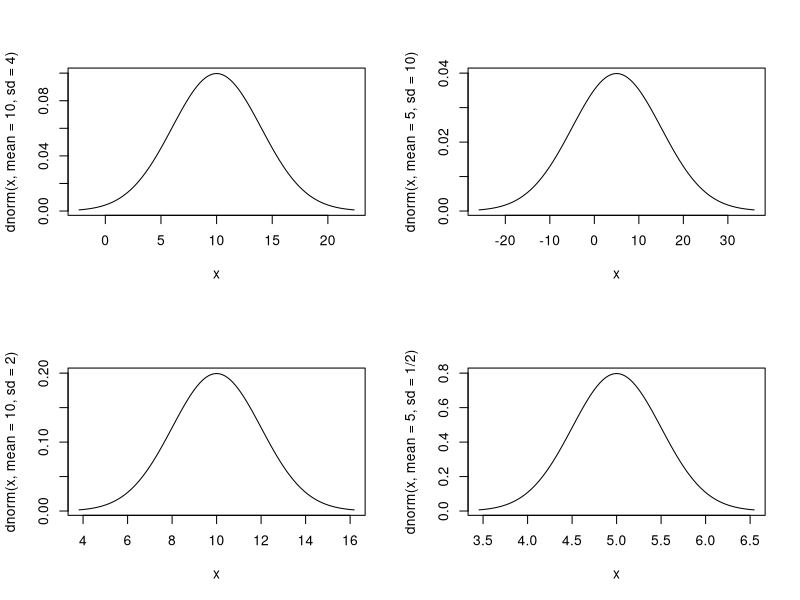
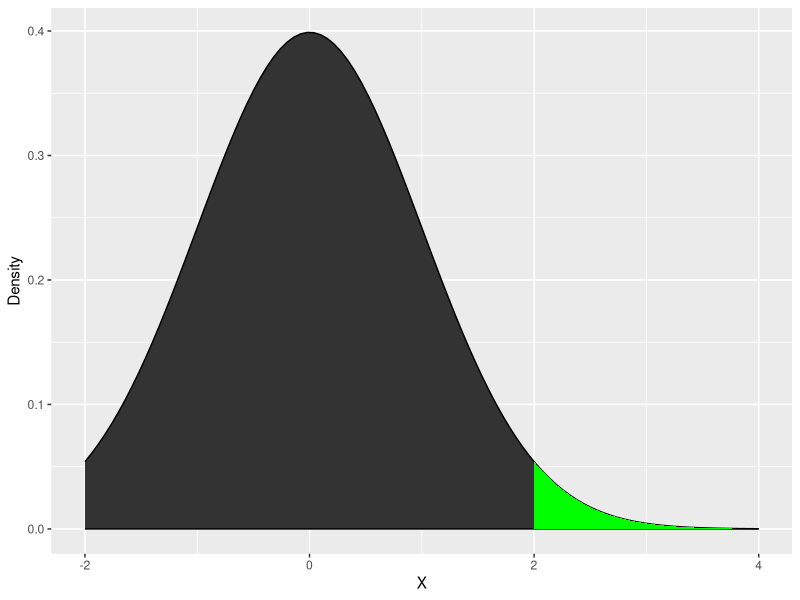
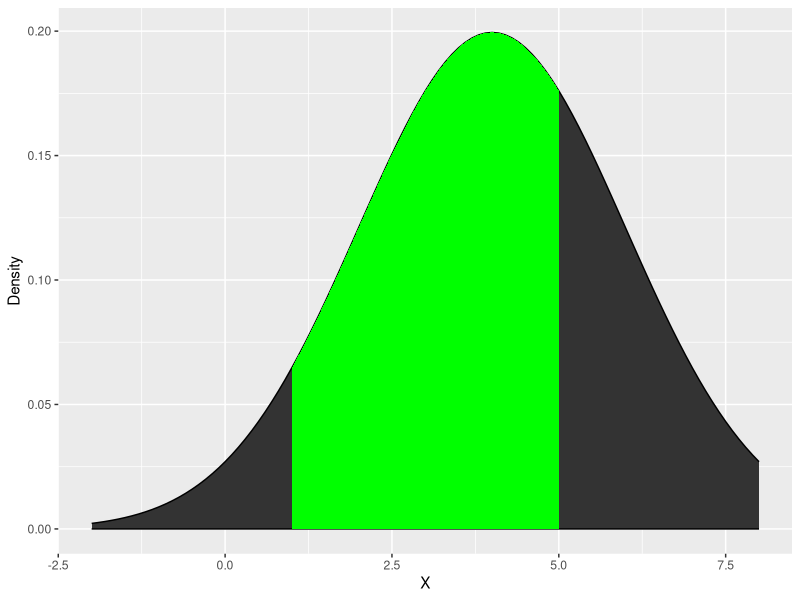
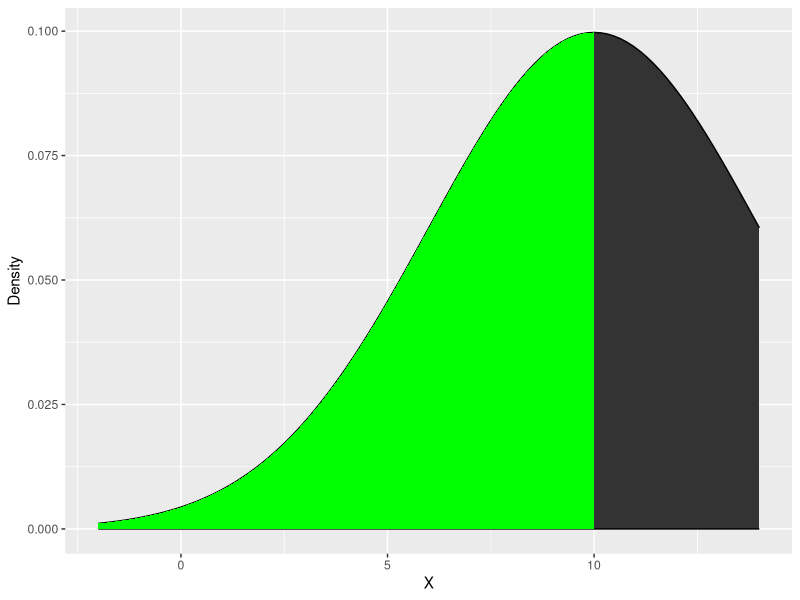
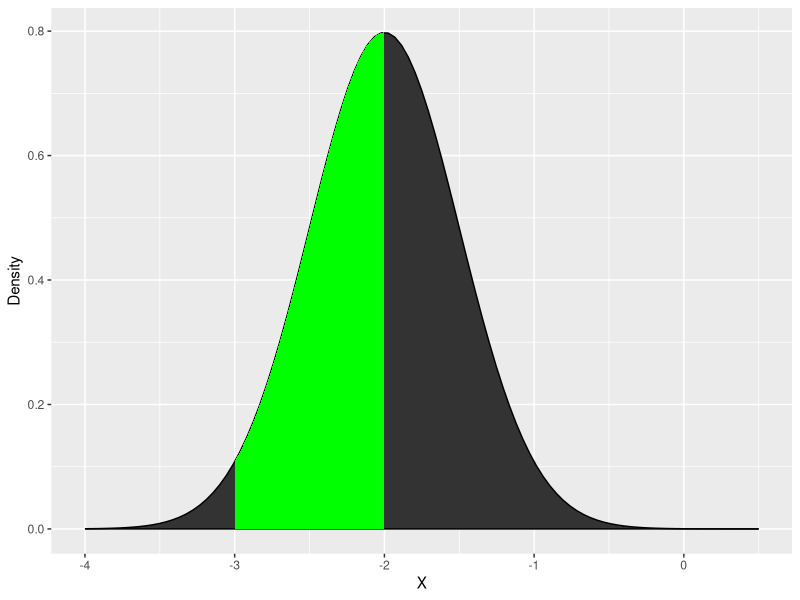
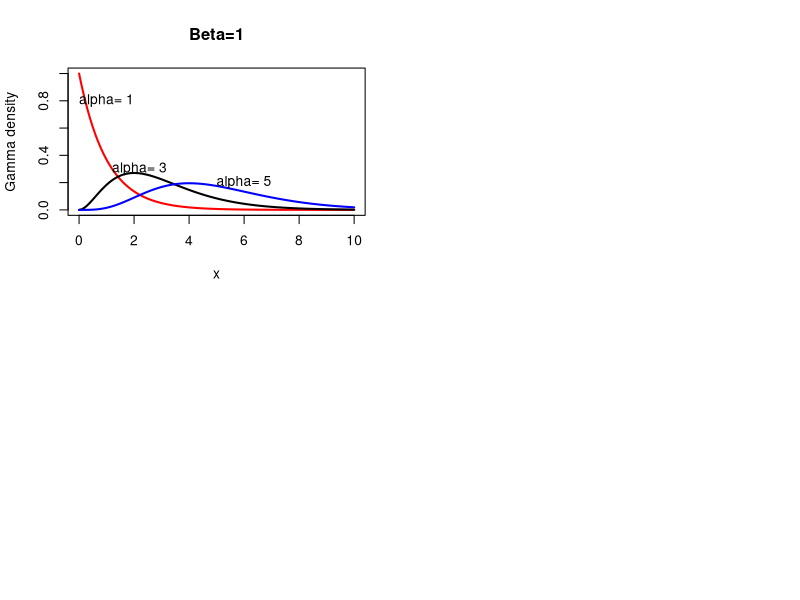

Source code (R) for these figures, in order:
## ---- chunk 1
knitr::opts_chunk$set(echo = TRUE)
## ---- chunk 2
getwd()
## ---- chunk 3
layout(matrix(1:4, nr=2,nc=2))

curve(dnorm(x, mean=10,sd=4),
      xlim=c(qnorm(.001, mean = 10, sd = 4),
             qnorm(.999, mean = 10, sd = 4)))

curve(dnorm(x, mean=10,sd=2),
      xlim=c(qnorm(.001, mean = 10, sd = 2),
             qnorm(.999, mean = 10, sd = 2)))

curve(dnorm(x, mean=5,sd=10),
      xlim=c(qnorm(.001, mean = 5, sd = 10),
             qnorm(.999, mean = 5, sd = 10)))

curve(dnorm(x, mean=5,sd=1/2),      
      xlim=c(qnorm(.001, mean = 5, sd = 1/2),
             qnorm(.999, mean = 5, sd = 1/2)))

## ---- chunk 4
library(ggplot2)
## ---- chunk 5
normargs <- list(mean = 0, sd = 1)

n <- ggplot(data.frame(x = c(-2,4)), aes(x)) + 
  stat_function(fun = dnorm, args = normargs , geom = "area", col = "black") 
  

n <- n + stat_function(fun = dnorm, args = normargs, geom = "area", fill = "green", alpha = 2,xlim = c(2,4)) 

n <- n + xlab("X") + ylab("Density")
n
## ---- chunk 6
normargs <- list(mean = 4, sd = 2)

n <- ggplot(data.frame(x = c(-2,8)), aes(x)) + 
  stat_function(fun = dnorm, args = normargs , geom = "area", col = "black") 
  

n <- n + stat_function(fun = dnorm, args = normargs, geom = "area", fill = "green", alpha = 2,xlim = c(1,5)) 

n <- n + xlab("X") + ylab("Density")
n
## ---- chunk 7
normargs <- list(mean = 10, sd = 4)

n <- ggplot(data.frame(x = c(-2,14)), aes(x)) + 
  stat_function(fun = dnorm, args = normargs , geom = "area", col = "black") 
  

n <- n + stat_function(fun = dnorm, args = normargs, geom = "area", fill = "green", alpha = 2,xlim = c(-2,10)) 

n <- n + xlab("X") + ylab("Density")
n
## ---- chunk 8
normargs <- list(mean = -2, sd = 1/2)

n <- ggplot(data.frame(x = c(-4,0.5)), aes(x)) + 
  stat_function(fun = dnorm, args = normargs , geom = "area", col = "black") 
  

n <- n + stat_function(fun = dnorm, args = normargs, geom = "area", fill = "green", alpha = 2,xlim = c(-3,-2)) 

n <- n + xlab("X") + ylab("Density")
n
## ---- chunk 9
curve(dgamma(x,shape=1,scale=1),xlim=c(0,10),ylim=c(0,1),col="Red",lwd=2,
ylab="Gamma density", main="Beta=1")
text(x=1,y=0.8,paste("alpha=",1))
curve(dgamma(x,shape=3,scale=1),xlim=c(0,10),ylim=c(0,1),add=TRUE,lwd=2)
text(x=2.2,y=0.3, paste("alpha=",3))
curve(dgamma(x,shape=5,scale=1),xlim=c(0,10),ylim=c(0,1),add=TRUE, col="Blue",lwd=2)
text(x=6,y=0.2,paste("alpha=",5))
